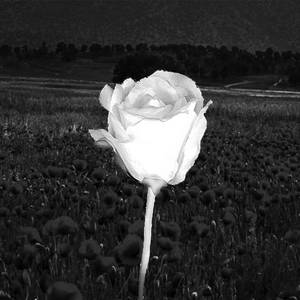
#> input picture Assignment-31/foreground_focus/input/flower.png, 300 x 300 px, found by its file name
$ python main.py
#> lines starting #> are read from the running program, lines starting #| are printed output that depends on the picture; after the words box and inside, x2 and y2 are one past the last pixel; in counts of white or black regions, pixels touching at a corner belong together
#> further down, image is the input picture: shape (300, 300); min 0, max 255, mean 53.3
import cv2


def foreground_focus(image):

    # Apply a threshold to create a mask of the foreground
    _, mask = cv2.threshold(image, 150, 255, cv2.THRESH_BINARY)
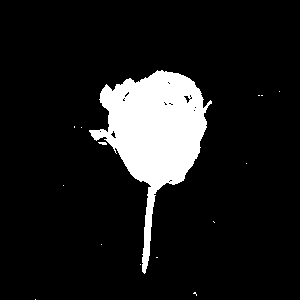
#> mask: shape (300, 300); 11% white; 15 white regions (13 under 20 px), largest, box (x1, y1, x2, y2) and area: (89, 70, 212, 274) 9821, (98, 142, 107, 145) 21

    # Invert the mask to get the background
    mask_inv = cv2.bitwise_not(mask)

    # Blur the entire image
    blurred = cv2.GaussianBlur(image, (15, 15), 0)
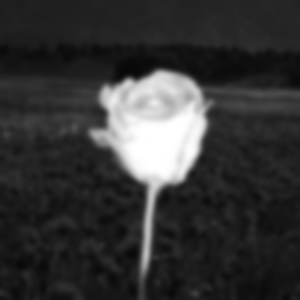
#> blurred: shape (300, 300); min 8, max 255, mean 53.2

    # Use the mask to keep the original flower region, and blur the background
    flower = cv2.bitwise_and(image, image, mask=mask)
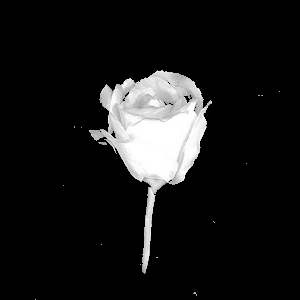
#> flower: shape (300, 300); min 0, max 255, mean 24.6
    background = cv2.bitwise_and(blurred, blurred, mask=mask_inv)
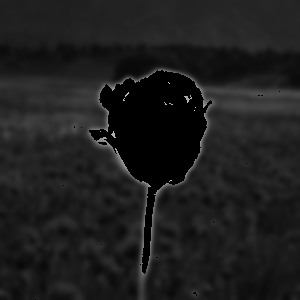
#> background: shape (300, 300); min 0, max 214, mean 29.7

    # Combine the foreground (flower) with the blurred background
    result = cv2.add(flower, background)
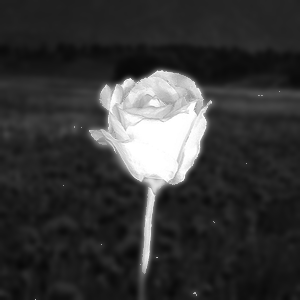
#> result: shape (300, 300); min 8, max 255, mean 54.3

    return result


# Read the image
image = cv2.imread(
    "image_processing/Assignment-31/foreground_focus/input/flower.png",
    cv2.IMREAD_GRAYSCALE,
)

# Process the image to focus on the foreground
foreground_focus_instance = foreground_focus(image=image)

# Display the result
cv2.imshow("result", foreground_focus_instance)
cv2.waitKey(0)
cv2.imwrite(
    "image_processing/Assignment-31/foreground_focus/output/flower_result.png",
    foreground_focus_instance,
)
